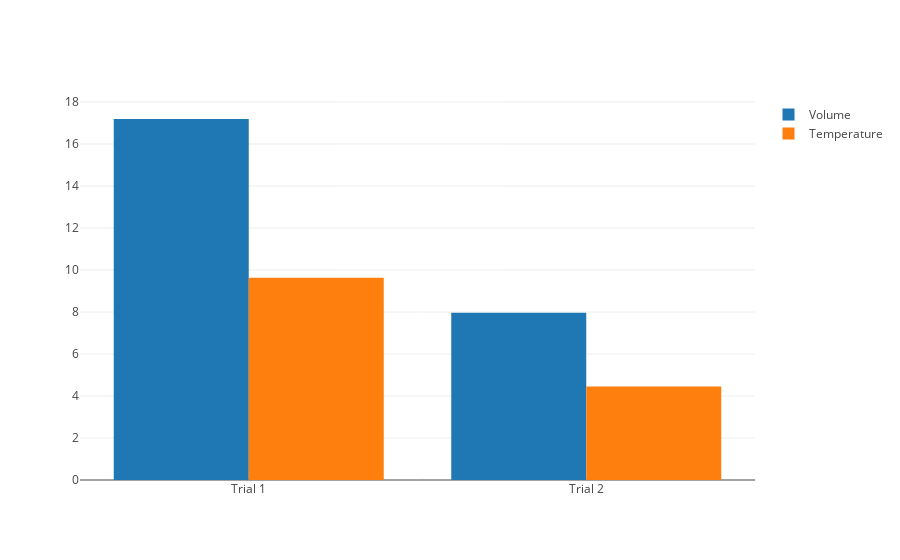

Notebook code cell kept with this figure:
### Code cell
# STEP 3.
# Graph-generating cell - run after generating each new data pair.
init_notebook_mode(connected=True)

# Generates volume bars.
trace1 = go.Bar(
    x=trials,
    y=volumes,
    name='Volume'
)

# Generates temperature bars.
trace2 = go.Bar(
    x=trials,
    y=temps,
    name='Temperature'
)

# Gives graph grouped-bars layout.
data = [trace1, trace2]
layout = go.Layout(
    barmode='group'
)

# Renders graph.
fig = go.Figure(data=data, layout=layout)
py.iplot(fig, filename='grouped-bar')

# Run step 2 then step 3 repeatedly until satisfied with your table of values

### Figure 1 — Plotly figure (JSON) as saved in the notebook; plotly's stock layout.template omitted (floating-point values rounded to 4 significant figures)
{"data": [{"name": "Volume", "type": "bar", "uid": "17bb9d84-86b3-11e8-85c2-28cfe9142f7f", "x": ["Trial 1", "Trial 2"], "y": [17.19, 7.96]}, {"name": "Temperature", "type": "bar", "uid": "17bba0cc-86b3-11e8-85c2-28cfe9142f7f", "x": ["Trial 1", "Trial 2"], "y": [9.626, 4.458]}], "layout": {"barmode": "group"}}
